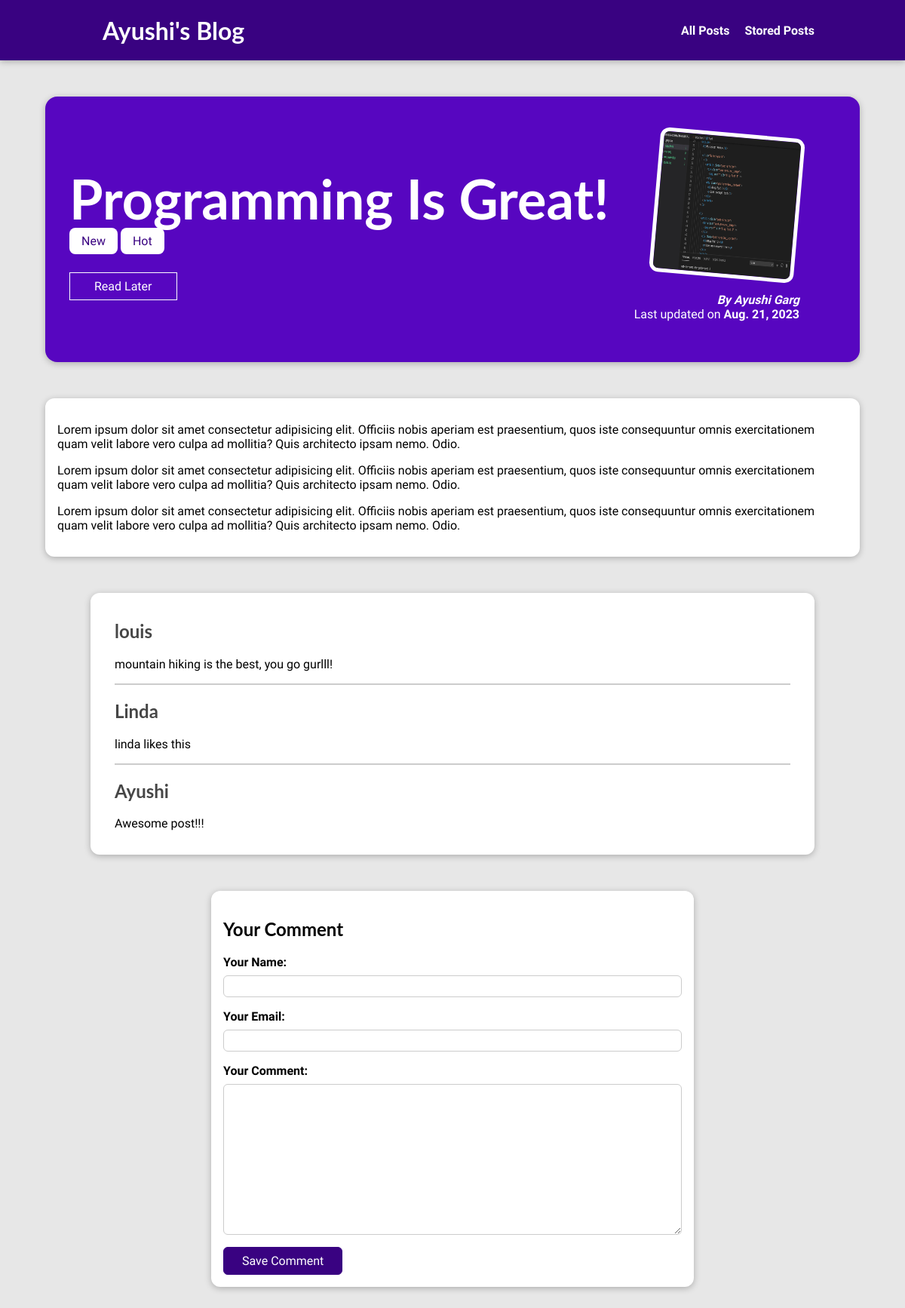
The page /blog/posts/programming-is-great on the database its author committed.
### blog/models.py (models this page shows, shortened)
class Post(models.Model):
    title = models.CharField(max_length=150, unique=True)
    excerpt = models.CharField(max_length=300)
    image = models.ImageField(upload_to="posts", null=True)
    date = models.DateField(auto_now=True)
    slug = models.SlugField(unique=True)
    content = models.TextField(validators=[MinLengthValidator(10)])
    author = models.ForeignKey(
        Author, on_delete=models.SET_NULL, null=True, related_name="posts")
    tags = models.ManyToManyField(Tag)

class Tag(models.Model):
    caption = models.CharField(max_length=20)

class Author(models.Model):
    first_name = models.CharField(max_length=100)
    last_name = models.CharField(max_length=100)
    email_address = models.EmailField()
    def full_name(self):
        return f"{self.first_name} {self.last_name}"
    def __str__(self) -> str:
        return self.full_name()

class Comment(models.Model):
    user_name = models.CharField(max_length=120)
    user_email = models.EmailField()
    text = models.TextField(max_length=400)
    post = models.ForeignKey(Post, on_delete=models.CASCADE, related_name="comments")

### blog/views.py (the view, shortened to what this page needs)
# urls.py: path("posts/<slug:slug>", PostDetailView.as_view(), name="post_details"),
class PostDetailView(View):
    def is_stored_post(self, request, post_id):
        stored_posts = request.session.get("stored_posts")
        is_saved_for_later = post_id in stored_posts if stored_posts else False
        return is_saved_for_later
    def get(self, request, slug):
        post = Post.objects.get(slug=slug)
        context = {
            "post": post,
            "post_tags": post.tags.all(),
            "comment_form": CommentForm(),
            "comments": post.comments.all().order_by("-id"),
            "saved_for_later": self.is_stored_post(request, post.id)
        }
        return render(request, 'blog/post-details.html', context)

### blog/forms.py
class CommentForm(forms.ModelForm):
    class Meta:
        model = Comment
        exclude = ["post"]
        labels = {
            "user_name": "Your Name",
            "user_email": "Your Email",
            "text": "Your Comment",
        }

### blog/templates/blog/post-details.html (shortened to what this page needs)
{% extends 'base.html' %}
{% load static %}
{% block css_files %}
<link rel="stylesheet" href="{% static 'blog/post-details.css' %}">
{% endblock css_files %}
{% block content %}
<section id="summary">
    <h2>{{post.title}}</h2>
    <div>
        {% for tag in post_tags %}
            <span class="tag">{{tag.caption}}</span>
        {% endfor %}
    </div>
    <div id="read-later">
        <form action="{% url 'read_later' %}" method="POST">
            <button>
                {% if saved_for_later %}
                    Unsave
                {% else %}
                    Read Later
                {% endif %}
            </button>
        </form>
    </div>
    <article>
        <img src="{{post.image.url}}" alt="{{post.title}}">
        <address>By <a href="mailto:{{post.author.email_address}}">{{post.author}}</a></address>
        <div>
            Last updated on <time>{{post.date}}</time>
        </div>
    </article>
</section>
<main>
    <p>
        {{post.content|linebreaks}}
    </p>
</main>
<section id="comments">
    <ul>
        {% for comment in comments %}
            <li>
                <h2>{{comment.user_name}}</h2>
                <p>{{comment.text|linebreaks}}</p>
            </li>
        {% endfor %}
    </ul>
</section>
<section id="comment-form">
    <h2>Your Comment</h2>
    <form action="{% url 'post_details' post.slug %}", method="POST">
        {% for form_field in comment_form %}
            <div class="form-control {% if form_field.errors %}invalid{% endif %} ">
                {{form_field.label_tag}}
                {{form_field}}
            </div>
        {% endfor %}
        <button>Save Comment</button>
    </form>
</section>
{% endblock content %}

### static/app.css (style rules this page uses)
* { box-sizing: border-box; }
html { font-family: 'Open Sans', 'Lato', sans-serif; }
body { margin: 0; }
h1, h2, h3 { font-family: 'Lato', sans-serif; font-weight: bold; }

### blog/static/blog/post-details.css (style rules this page uses)
body { background-color: #e7e7e7; }
#summary { margin: 8rem auto 3rem auto; padding: 2rem; width: 90%; max-width: 90rem; border-radius: 16px; background-color: #5706c0; position: relative; box-shadow: 0 2px 8px rgba(0, 0, 0, 0.25); height: 22rem; }
#summary h2 { color: white; font-size: 4.5rem; margin-bottom: 0.25rem; }
#summary article { position: absolute; top: 2rem; right: 3rem; padding: 1rem 2rem; border-radius: 12px; text-align: right; color: white; }
#summary article img { width: 12rem; height: 12rem; border-radius: 12px; transform: rotateZ(5deg); border: 5px solid white; margin-bottom: 1rem; }
#summary address { font-weight: bold; }
#summary a { color: white; text-decoration: none; }
#summary time { font-weight: bold; }
#read-later { margin: 2rem 0; }
#read-later button { background-color: transparent; border: 1px solid white; padding: 0.5rem 2rem; font: inherit; color: white; cursor: pointer; }
main { width: 90%; max-width: 90rem; margin: 3rem auto; background-color: white; padding: 1rem; border-radius: 12px; box-shadow: 0 2px 8px rgba(0, 0, 0, 0.25); }
.tag { background-color: white; color: #390281; padding: 0.5rem 1rem; border-radius: 8px; }
#comment-form { margin: 3rem auto; width: 90%; max-width: 40rem; border-radius: 12px; background-color: white; box-shadow: 0 2px 8px rgba(0, 0, 0, 0.25); padding: 1rem; }
#comment-form button { font: inherit; background-color: #390281; color: white; border: 1px solid #390281; padding: 0.5rem 1.5rem; border-radius: 6px; }
.form-control { margin-bottom: 1rem; }
.form-control label { font-weight: bold; margin-bottom: 0.5rem; display: block; }
.form-control input, .form-control textarea { display: block; width: 100%; font: inherit; padding: 0.25rem; border-radius: 6px; border: 1px solid #ccc; }
#comments { margin: 3rem auto; width: 90%; max-width: 60rem; border-radius: 12px; background-color: white; box-shadow: 0 2px 8px rgba(0, 0, 0, 0.25); padding: 1rem 2rem; }
#comments ul { list-style: none; margin: 0; padding: 0; }
#comments li { margin-bottom: 1rem; border-bottom: 2px solid #ccc; }
#comments li:last-of-type { border-bottom: none; }
#comments h2 { color: #464646; }

### rows shown on the page
Post: title "Programming Is Great!", image (picture), author "Ayushi Garg", date "Aug. 21, 2023", content "Lorem ipsum dolor sit amet consectetur adipisicing elit. Officiis nobis aperiam est praesentium, quos iste consequuntur omnis exercitationem quam velit labore vero culpa ad mollitia? Quis architecto ipsam nemo. Odio. Lorem ipsum dolor sit amet consectetur adipisicing elit. Officiis nobis aperiam est praesentium, quos iste consequuntur omnis exercitationem quam velit labore vero culpa ad mollitia? Quis architecto ipsam nemo. Odio. Lorem ipsum dolor sit amet consectetur adipisicing elit. Officiis nobis aperiam est praesentium, quos iste consequuntur omnis exercitationem quam velit labore vero culpa ad mollitia? Quis architecto ipsam nemo. Odio."
Tag: caption "New"
Tag: caption "Hot"
Comment: user_name "louis", text "mountain hiking is the best, you go gurlll!"
Comment: user_name "Linda", text "linda likes this"
Comment: user_name "Ayushi", text "Awesome post!!!"
